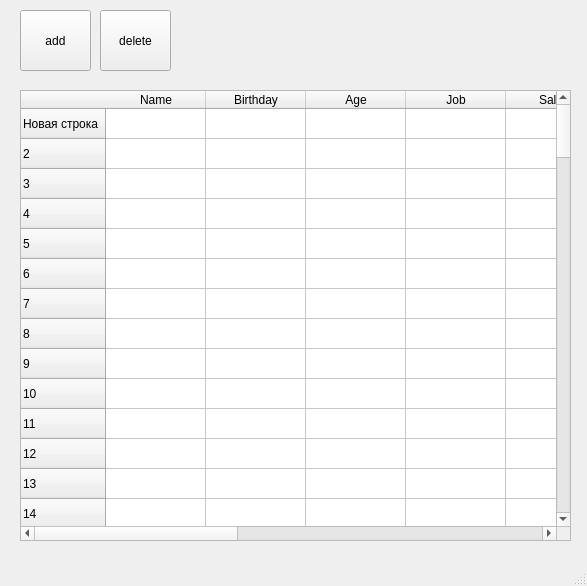
<?xml version="1.0" encoding="UTF-8"?>
<ui version="4.0">
 <class>MainWindow</class>
 <widget class="QMainWindow" name="MainWindow">
  <property name="geometry">
   <rect>
    <x>0</x>
    <y>0</y>
    <width>587</width>
    <height>586</height>
   </rect>
  </property>
  <property name="windowTitle">
   <string>MainWindow</string>
  </property>
  <widget class="QWidget" name="centralwidget">
   <widget class="QPushButton" name="pushButton_add">
    <property name="geometry">
     <rect>
      <x>20</x>
      <y>10</y>
      <width>71</width>
      <height>61</height>
     </rect>
    </property>
    <property name="text">
     <string>add</string>
    </property>
   </widget>
   <widget class="QPushButton" name="pushButton_delete">
    <property name="geometry">
     <rect>
      <x>100</x>
      <y>10</y>
      <width>71</width>
      <height>61</height>
     </rect>
    </property>
    <property name="text">
     <string>delete</string>
    </property>
   </widget>
   <widget class="QTableWidget" name="tableWidget">
    <property name="geometry">
     <rect>
      <x>20</x>
      <y>90</y>
      <width>551</width>
      <height>451</height>
     </rect>
    </property>
    <property name="showGrid">
     <bool>true</bool>
    </property>
    <property name="sortingEnabled">
     <bool>true</bool>
    </property>
    <property name="rowCount">
     <number>101</number>
    </property>
    <property name="columnCount">
     <number>10</number>
    </property>
    <row>
     <property name="text">
      <string>Новая строка</string>
     </property>
    </row>
    <row/>
    <row/>
    <row/>
    <row/>
    <row/>
    <row/>
    <row/>
    <row/>
    <row/>
    <row/>
    <row/>
    <row/>
    <row/>
    <row/>
    <row/>
    <row/>
    <row/>
    <row/>
    <row/>
    <row/>
    <row/>
    <row/>
    <row/>
    <row/>
    <row/>
    <row/>
    <row/>
    <row/>
    <row/>
    <row/>
    <row/>
    <row/>
    <row/>
    <row/>
    <row/>
    <row/>
    <row/>
    <row/>
    <row/>
    <row/>
    <row/>
    <row/>
    <row/>
    <row/>
    <row/>
    <row/>
    <row/>
    <row/>
    <row/>
    <row/>
    <row/>
    <row/>
    <row/>
    <row/>
    <row/>
    <row/>
    <row/>
    <row/>
    <row/>
    <row/>
    <row/>
    <row/>
    <row/>
    <row/>
    <row/>
    <row/>
    <row/>
    <row/>
    <row/>
    <row/>
    <row/>
    <row/>
    <row/>
    <row/>
    <row/>
    <row/>
    <row/>
    <row/>
    <row/>
    <row/>
    <row/>
    <row/>
    <row/>
    <row/>
    <row/>
    <row/>
    <row/>
    <row/>
    <row/>
    <row/>
    <row/>
    <row/>
    <row/>
    <row/>
    <row/>
    <row/>
    <row/>
    <row/>
    <row/>
    <row/>
    <column>
     <property name="text">
      <string>Name</string>
     </property>
    </column>
    <column>
     <property name="text">
      <string>Birthday</string>
     </property>
    </column>
    <column>
     <property name="text">
      <string>Age</string>
     </property>
    </column>
    <column>
     <property name="text">
      <string>Job</string>
     </property>
    </column>
    <column>
     <property name="text">
      <string>Salary</string>
     </property>
    </column>
    <column/>
    <column/>
    <column/>
    <column/>
    <column/>
    <item row="1" column="5">
     <property name="text">
      <string/>
     </property>
     <property name="flags">
      <set>ItemIsSelectable|ItemIsEditable|ItemIsDragEnabled|ItemIsUserCheckable|ItemIsEnabled</set>
     </property>
    </item>
   </widget>
  </widget>
  <widget class="QMenuBar" name="menubar">
   <property name="geometry">
    <rect>
     <x>0</x>
     <y>0</y>
     <width>587</width>
     <height>21</height>
    </rect>
   </property>
  </widget>
  <widget class="QStatusBar" name="statusbar"/>
 </widget>
 <resources/>
 <connections/>
</ui>
